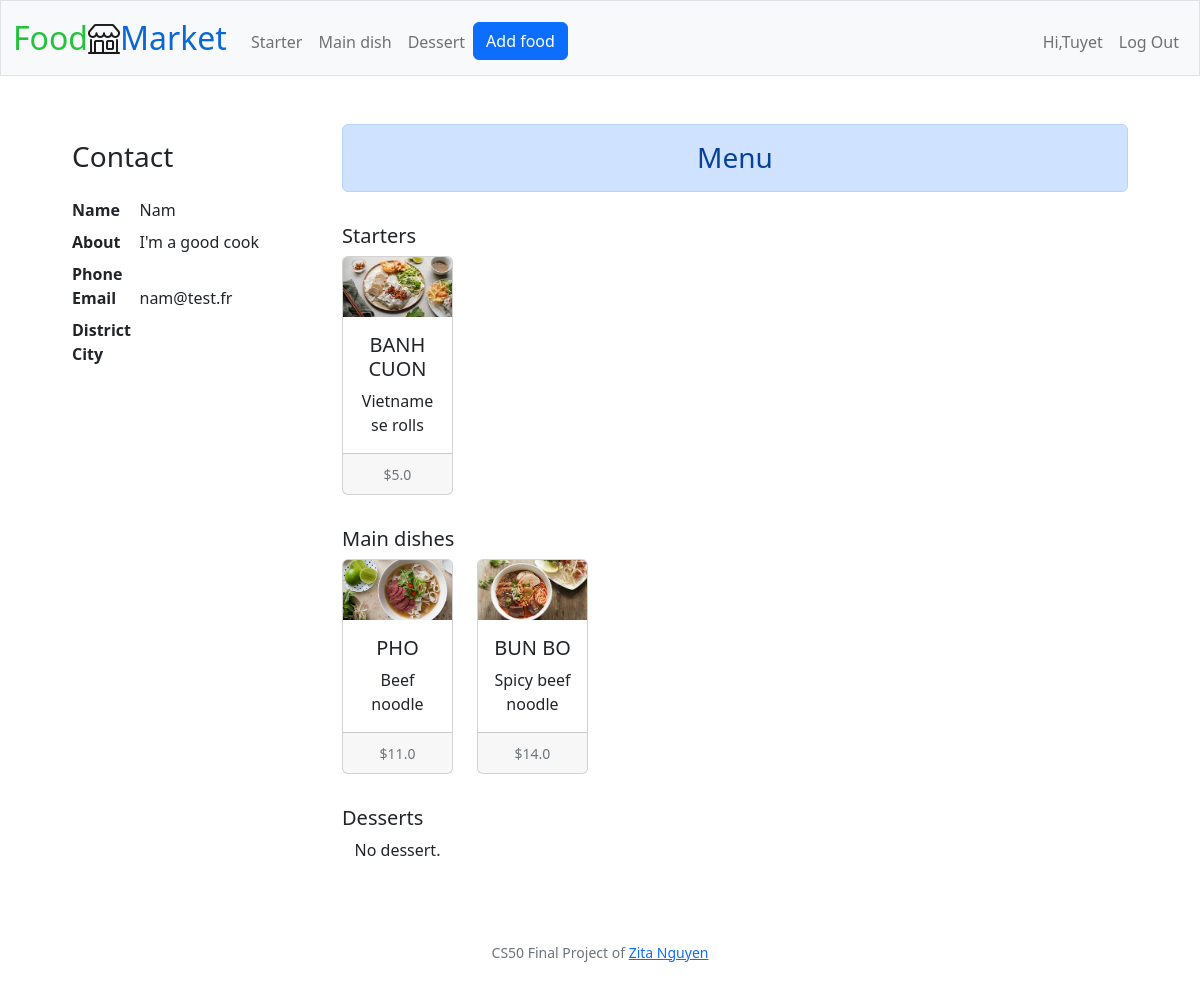
The app's page /seller/3 (signed in) with its own data.
### tables this page shows
CREATE TABLE users (
id INTEGER PRIMARY KEY AUTOINCREMENT,
username TEXT NOT NULL,
email TEXT NOT NULL UNIQUE,
hash TEXT NOT NULL,
role TEXT NOT NULL,
about TEXT);

CREATE TABLE food (
id INTEGER PRIMARY KEY AUTOINCREMENT, 
category TEXT NOT NULL,
name TEXT NOT NULL,
photo BLOB NOT NULL,
description TEXT NOT NULL,
price REAL NOT NULL,
date DATETIME NOT NULL,
user_id INTEGER NOT NULL,
FOREIGN KEY (user_id) REFERENCES users (id)
);

### app.py (the view)
@app.route("/seller/<string:seller_id>", methods=["GET"])
@login_required
def seller_profile(seller_id):
    seller = query_get_seller(seller_id)
    contact = query_get_contact(seller_id)
    products = query_get_seller_products(seller_id)
    starters = list(filter(lambda product: product[1] == "Starter", products))
    main_dishes = list(filter(lambda product: product[1] == "Main dish", products))
    desserts = list(filter(lambda product: product[1] == "Dessert", products))
    return render_template("profile.html", seller=seller, starters=starters, main_dishes=main_dishes, desserts=desserts, contact=contact)

### app.py (called while the page is built)
@app.after_request
def after_request(response):
    response.headers["Cache-Control"] = "no-cache, no-store, must-revalidate"
    response.headers["Expires"] = 0
    response.headers["Pragma"] = "no-cache"
    return response

### helpers.py (called while the page is built)
def login_required(f):
    @wraps(f)
    def decorated_function(*args, **kwargs):
        if session.get("user_id") is None:
            return redirect("/login")
        return f(*args, **kwargs)
    return decorated_function

### queries.py (called while the page is built)
def query_get_seller(id):
    conn = sqlite3.connect("market.db")
    c = conn.cursor()
    c.execute("SELECT * FROM users WHERE id = ?", (id,))
    seller = c.fetchone()
    return seller

def query_get_contact(id):
    conn = sqlite3.connect("market.db")
    c = conn.cursor()
    c.execute("SELECT * FROM contact WHERE user_id = ?", (id,))
    contact = c.fetchone()
    return contact

def query_get_seller_products(user_id):
    conn = sqlite3.connect("market.db")
    c = conn.cursor()
    c.execute("SELECT * FROM food WHERE user_id = ?", (user_id,))
    products = c.fetchall()
    return products

### templates/profile.html (shortened to what this page needs)
{% extends "layout.html" %}
{% block main %}
<div class="row mx-5">
    <div class="col-xs-1 col-lg-3">
        <div class="h3 py-3">
            Contact
        </div>
        <dl class="row">
            <dt class="col-sm-3">Name</dt>
            <dd class="col-sm-9">{{ seller[1].capitalize() }}</dd>
            <dt class="col-sm-3">About</dt>
            <dd class="col-sm-9">{{ seller[5] }}</dd>
            <dt class="col-sm-3">Phone</dt>
            <dd class="col-sm-9">{{ contact[3] }}</dd>
            <dt class="col-sm-3">Email</dt>
            <dd class="col-sm-9">{{ seller[2] }}</dd>
            <dt class="col-sm-3">District</dt>
            <dd class="col-sm-9">{{ contact[1] }}</dd>
            <dt class="col-sm-3">City</dt>
            <dd class="col-sm-9">{{ contact[2] }}</dd>
        </dl>
    </div>
    <div class="col-xs-1 col-lg-9">
        <div class="alert alert-primary text-center h3" role="alert">
            Menu
        </div>
        <div>
            <div class="py-3">
                <h5>Starters</h5>
                <div class="row row-cols-1 row-cols-lg-6 row-cols-md-3 g-4 text-center h-50">
                    {% if not starters %}
                        <p>No starter.</p>
                    {% else %}
                        {% for starter in starters %}
                            <div class="col">
                                <div class="card card-profile">
                                    <img src="{{url_for('static', filename='photos/' + starter[3])}}" class="card-img-top" alt="{{ starter[2] }}">
                                    <div class="card-body">
                                        <h5 class="card-title">{{ starter[2].capitalize() }}</h5>
                                        <p class="card-text">{{ starter[4] }}</p>
                                    </div>
                                    <div class="card-footer">
                                        <small class="text-muted">${{ starter[5] }}</small>
                                    </div>
                                </div>
                            </div>
                        {% endfor %}
                    {% endif %}
                </div>
            </div>
            <div class="py-3">
                <h5>Main dishes</h5>
                <div class="row row-cols-1 row-cols-lg-6 row-cols-md-3 g-4 text-center h-50">
                    {% if not main_dishes %}
                        <p>No main dish.</p>
                    {% else %}
                        {% for main_dish in main_dishes %}
                            <div class="col">
                                <div class="card card-profile">
                                    <img src="{{url_for('static', filename='photos/' + main_dish[3])}}" class="card-img-top" alt="{{ main_dish[2] }}">
                                    <div class="card-body">
                                        <h5 class="card-title">{{ main_dish[2].capitalize() }}</h5>
                                        <p class="card-text">{{ main_dish[4] }}</p>
                                    </div>
                                    <div class="card-footer">
                                        <small class="text-muted">${{ main_dish[5] }}</small>
                                    </div>
                                </div>
                            </div>
                        {% endfor %}
                    {% endif %}
                </div>
            </div>
            <div class="py-3">
                <h5>Desserts</h5>
                <div class="row row-cols-1 row-cols-lg-6 row-cols-md-3 g-4 text-center h-50">
                    {% if not desserts %}
                        <p>No dessert.</p>
                    {% endif %}
                </div>
            </div>
        </div>
    </div>
</div>
{% endblock %}

### static/styles.css (style rules this page uses)
.card-img-top { width: 100%; height: 15vw; object-fit: cover; }
.card-title { text-transform: uppercase; }
.card-profile > .card-img-top { height: 5vw; }

### records on screen
users: username "Nam", about "I'm a good cook", email "nam@test.fr"
food: photo (picture), name "BANH CUON", description "Vietnamese rolls", price "5.0"
food: photo (picture), name "PHO", description "Beef noodle", price "11.0"
food: photo (picture), name "BUN BO", description "Spicy beef noodle", price "14.0"

### other values on screen
{{ session["user_name"].capitalize() }} "Tuyet"
